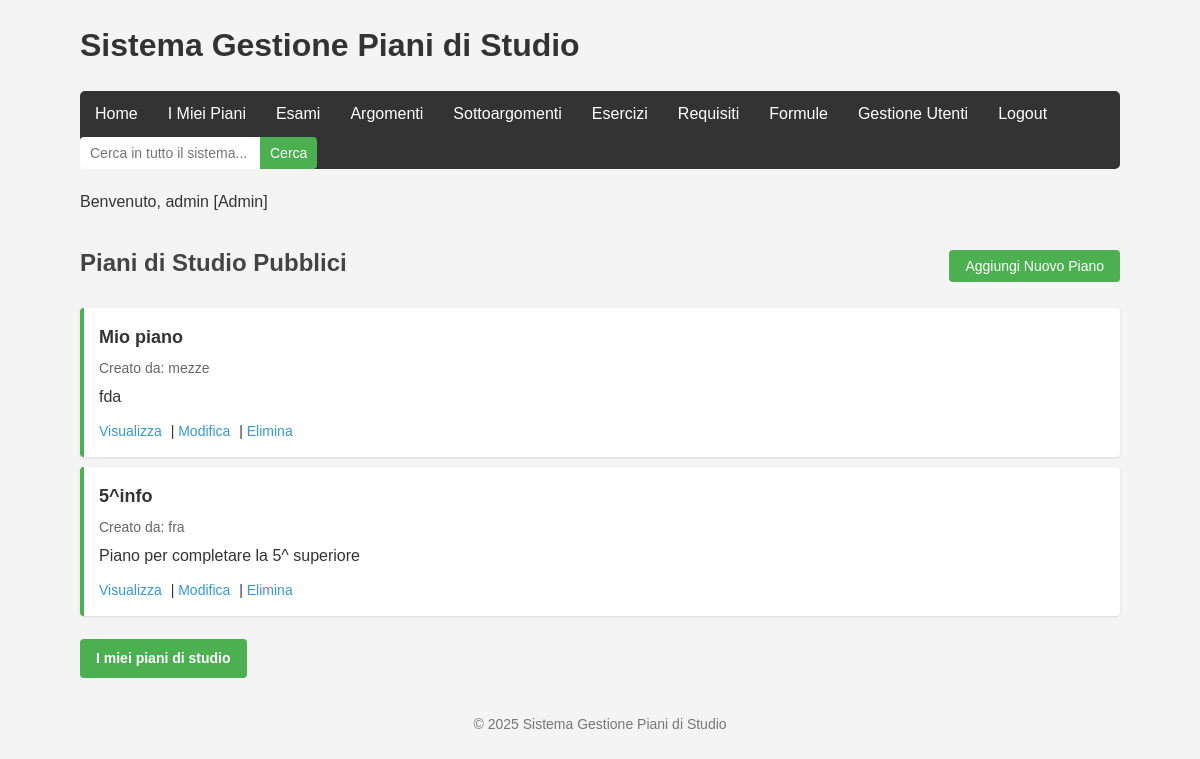
Page /pages/index.php (signed in) on the committed database.
### tables this page shows
CREATE TABLE `piani_di_studio` (
  `id` int(11) NOT NULL,
  `nome` varchar(100) NOT NULL,
  `descrizione` text DEFAULT NULL,
  `data_creazione` timestamp NOT NULL DEFAULT current_timestamp(),
  `user_id` int(11) NOT NULL,
  `visibility` varchar(20) NOT NULL DEFAULT 'private'
);

CREATE TABLE `users` (
  `id` int(11) NOT NULL,
  `username` varchar(50) NOT NULL,
  `password` varchar(255) NOT NULL,
  `email` varchar(100) NOT NULL,
  `role` varchar(20) NOT NULL DEFAULT 'user',
  `created_at` timestamp NOT NULL DEFAULT current_timestamp()
);

### models/piano_di_studio.php (called while the page is built, shortened)
<?php
class PianoDiStudio {
    private $conn;
    private $table_name = "piani_di_studio";
    public function __construct($db) {
        $this->conn = $db;
    }
    public function readPublic() {
        $query = "SELECT * FROM " . $this->table_name . "
                  WHERE visibility = 'public'
                  ORDER BY data_creazione DESC";
        $stmt = $this->conn->prepare($query);
        $stmt->execute();
        return $stmt;
    }
}
?>

### pages/index.php (the view, shortened to what this page needs)
<?php
include_once '../ui/includes/header.php';
include_once '../models/piano_di_studio.php';
$database = new Database();
$db = $database->getConnection();
if (!$db) {
    $message = "Problema di connessione al database.";
    $message_class = "error";
} else {
    $piano = new PianoDiStudio($db);
    echo "<div class='header-with-button'>";
    echo "<h2>Piani di Studio Pubblici</h2>";
    if(isset($_SESSION['user_id'])) {
        echo "<button id='showCreateFormBtn' class='btn-primary'>Aggiungi Nuovo Piano</button>";
    } else {
        echo "<p>Per creare il tuo piano di studio, <a href='login.php'>accedi</a> o <a href='register.php'>registrati</a>.</p>";
    }
    echo "</div>";
    $stmt = $piano->readPublic();
    $num = $stmt->rowCount();
    if ($num > 0) {
        echo "<ul class='item-list'>";
        while ($row = $stmt->fetch(PDO::FETCH_ASSOC)) {
            extract($row);
            $user_query = "SELECT username FROM users WHERE id = :user_id LIMIT 1";
            $user_stmt = $db->prepare($user_query);
            $user_stmt->bindParam(":user_id", $user_id);
            $user_stmt->execute();
            $user_row = $user_stmt->fetch(PDO::FETCH_ASSOC);
            $creator = $user_row ? $user_row['username'] : "Utente sconosciuto";
            echo "<li>
                    <div class='item-title'>" . htmlspecialchars($nome) . "</div>
                    <div class='item-meta'>Creato da: " . htmlspecialchars($creator) . "</div>
                    <div class='item-description'>" . htmlspecialchars($descrizione) . "</div>
                    <div class='item-actions'>
                        <a href='view_piano.php?id=$id'>Visualizza</a>";
            if(isset($_SESSION['user_id']) && ($_SESSION['user_id'] == $user_id || isset($_SESSION['is_admin']) && $_SESSION['is_admin'])) {
                echo " | <a href='?edit=$id'>Modifica</a>";
                echo " | <a href='?delete=$id' onclick='return confirm(\"Sei sicuro di voler eliminare questo piano?\");'>Elimina</a>";
            }
            echo "</div>
                </li>";
        }
        echo "</ul>";
    } else {
        echo "<p>Nessun piano di studio pubblico trovato.</p>";
    }
    if(isset($_SESSION['user_id'])) {
        echo '<div class="header-with-button">';
        echo '<h2><a href="my_piani.php" class="btn-primary">I miei piani di studio</a></h2>';
        echo '</div>';
    }
}
include_once '../ui/includes/footer.php';
?>

### ui/css/style.css (style rules this page uses)
* { box-sizing: border-box; margin: 0; padding: 0; }
body { font-family: Arial, sans-serif; line-height: 1.6; color: #333; background-color: #f4f4f4; }
h2 { color: #444; margin-bottom: 15px; border-bottom: 1px solid #ddd; padding-bottom: 5px; }
button { padding: 10px 20px; background-color: #4CAF50; color: white; border: none; border-radius: 4px; cursor: pointer; font-size: 16px; transition: background-color 0.3s; }
ul { list-style-type: none; margin-bottom: 20px; }
li { background-color: white; margin: 5px 0; padding: 10px; border-radius: 4px; box-shadow: 0 1px 3px rgba(0, 0, 0, 0.1); }
a { text-decoration: none; color: #3498db; margin-left: 10px; }
.item-list li { padding: 15px; margin-bottom: 10px; border-left: 4px solid #4CAF50; }
.item-title { font-size: 18px; font-weight: bold; margin-bottom: 5px; }
.item-meta { font-size: 14px; color: #666; margin-bottom: 5px; }
.item-description { margin-bottom: 10px; }
.item-actions { font-size: 14px; margin-top: 5px; }
.item-actions a { margin-right: 5px; margin-left: 0; }
.header-with-button { display: flex; justify-content: space-between; align-items: center; margin-bottom: 20px; flex-wrap: wrap; }
.header-with-button h2 { margin: 0; border-bottom: none; }
.header-with-button button { margin-left: 10px; }
.btn-primary { display: inline-block; padding: 8px 16px; background-color: #4CAF50; color: white; border: none; border-radius: 4px; cursor: pointer; font-size: 14px; transition: background-color 0.3s; text-decoration: none; }
.btn-primary { margin-left: 0; }

### rows in the picture
piani_di_studio: nome "Mio piano", user.username "mezze", descrizione "fda"
piani_di_studio: nome "5^info", user.username "fra", descrizione "Piano per completare la 5^ superiore"

### other values in the picture
$_SESSION['username'] "admin"
